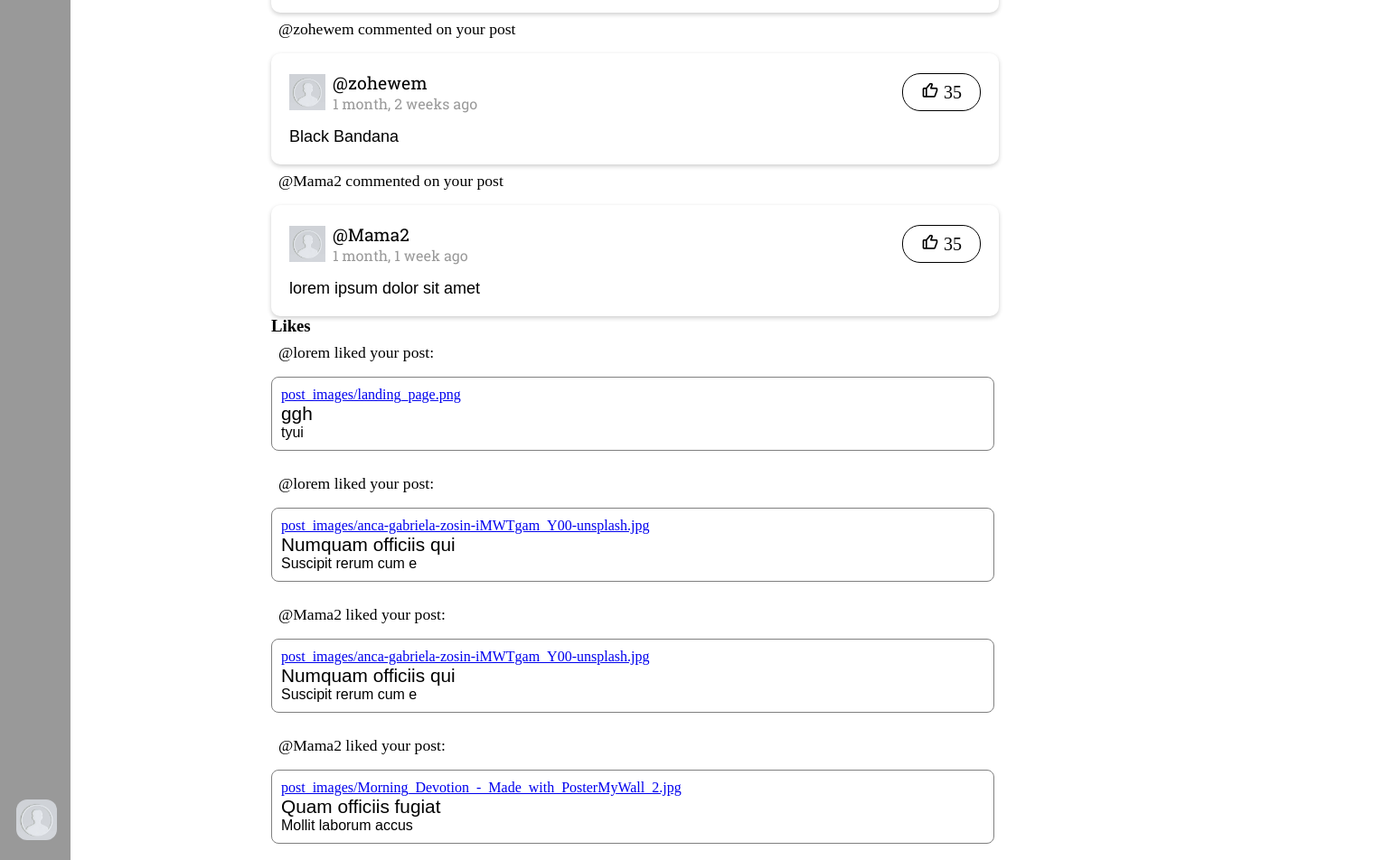
Before: /notification/ (signed in, lower part) with the older database file.
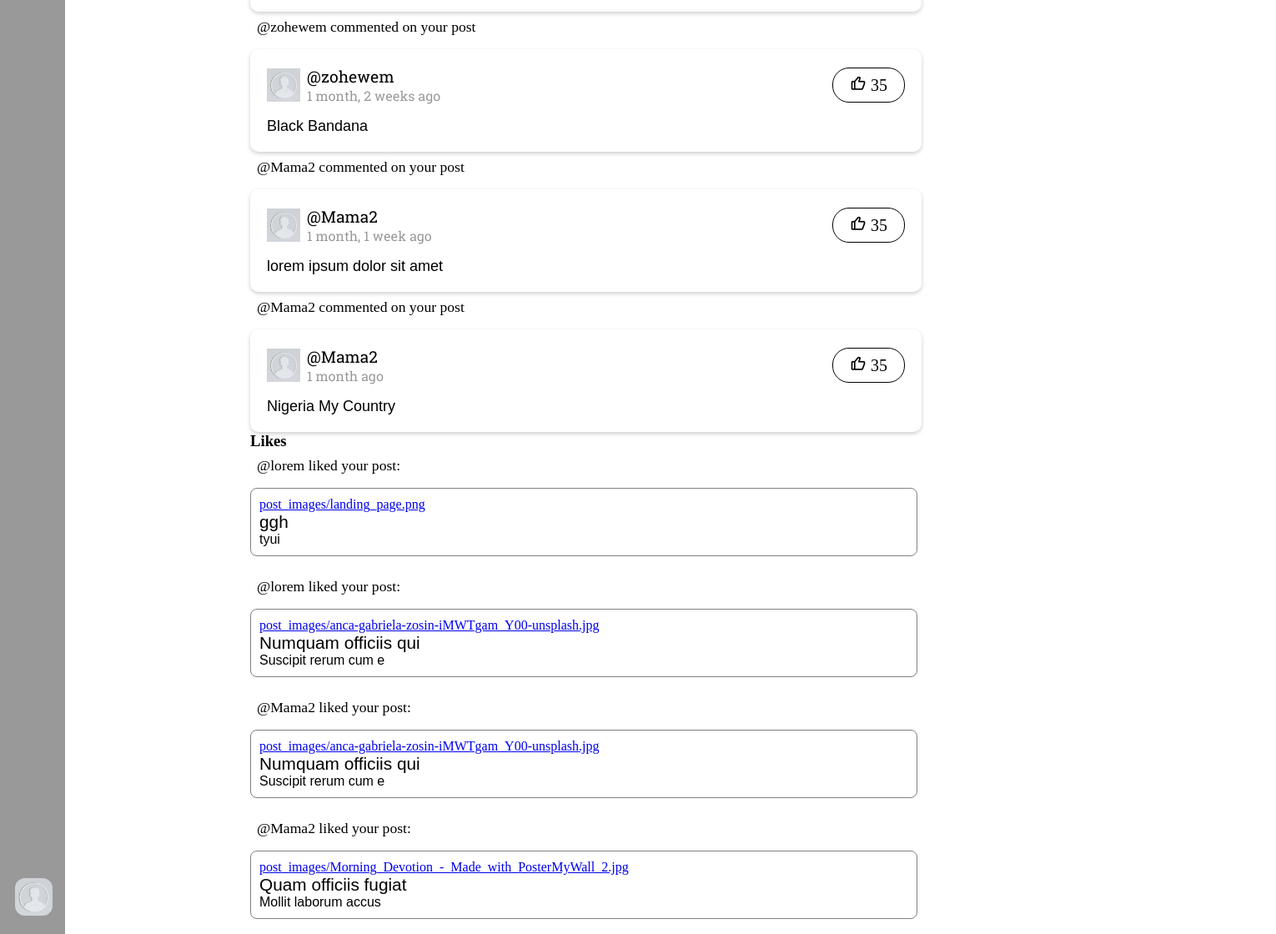
After: the same page with the newer database file.
### blog/models.py (models this page shows, shortened)
class Message(models.Model):
    muser = models.ForeignKey(Profile, on_delete= models.SET_NULL, null= True)
    mpost = models.ForeignKey(Post, on_delete= models.SET_NULL, null= True)
    message_body = models.TextField()
    created = models.DateTimeField(default = datetime.now)

class Profile(models.Model):
    user = models.OneToOneField(User, on_delete=models.CASCADE)
    bio = models.TextField(null=True, blank=True)
    dob = models.DateField(null=True, blank=True)
    profile_img =  models.ImageField( upload_to='profile_images', default='default.jpg')
    location = models.CharField(null=True, blank=True, max_length=100)
    website = models.CharField(null=True, blank=True,max_length=100)
    about = models.TextField(null=True, blank=True)
    followers = models.ManyToManyField('self', symmetrical=False, related_name='following')
    userfol = models.ManyToManyField('self', symmetrical=False, related_name='userfollowing')
    def __str__(self):
        return self.user.username

class Like(models.Model):
    user = models.ForeignKey(Profile, on_delete=models.CASCADE)
    post = models.ForeignKey(Post, on_delete=models.CASCADE)
    created = models.DateTimeField(auto_now_add=True)

class Post(models.Model):
    id = models.UUIDField(primary_key = True, default = uuid.uuid4)
    user = models.ForeignKey(Profile, on_delete= models.SET_NULL, null= True)
    image = models.ImageField(upload_to='post_images', default=None, null=True, blank=True)
    topic = models.CharField(max_length=100, null = True, blank=True)
    caption = models.TextField()
    category = models.ManyToManyField(category, related_name='cats', blank=True)
    created = models.DateTimeField(default = datetime.now)

### blog/views.py (the view)
# urls.py: path('notification/', views.notification, name='notification'),
def notification(request):
    d_user = User.objects.get(username=request.user)
    c_user_profile = Profile.objects.get(user=d_user)
    followers_profiles = c_user_profile.userfol.all()
    posts_by_following = Post.objects.filter(user__in=followers_profiles)
    posts = c_user_profile.post_set.all()
    posts_by_user = c_user_profile.post_set.all()
    all_comments = []
    all_likes = []
    for post in posts_by_user:
        comments = Message.objects.filter(mpost=post)
        likes = Like.objects.filter(post=post)
        all_likes.extend(likes)
        all_comments.extend(comments)
    context = {
        'c_user_profile':c_user_profile,
        'post':posts_by_following,
        'post_messages':all_comments,
        'post_likes':all_likes,
    }
    return render(request, 'notifications.html', context)

### templates/notifications.html (shortened to what this page needs)
{% extends "base.html" %} {% load static %}  {% block content %}
  {% if post %}
  <div class="categories"> {% include 'post_listing.html' %} </div>
  {% endif %}
<div id="replies" class="tabcontent">
  {% if post_messages %}
  {% for m in post_messages %}
  <p class="owner">@{{m.muser}} commented on your post</p>
  <div
    class="comment"
    style="
      display: flex;
      flex-direction: column;
      gap: 1rem;
      box-shadow: 0 2px 5px 0 rgba(0, 0, 0, 0.2);
      border-radius: 10px;
      padding: 20px;
    "
  >
    <div
      class="header"
      style="display: flex; align-items: center; justify-content: space-between"
    >
      <a
        style="
          display: flex;
          align-items: center;
          gap: 0.5rem;
          text-decoration: none;
          color: black;
        "
        href="/profile/{{message.muser}}"
      >
        <div style="width: 40px; height: 40px; overflow: hidden">
          <img style="width: 100%" src="{{m.muser.profile_img.url}}" alt="" />
        </div>
        <div>
          <p style="font-size: 1.2rem; font-family: rs">@{{m.muser}}</p>
          <p style="font-family: rs; font-size: 1rem; color: #999">
            {{m.created | timesince }} ago
          </p>
        </div>
      </a>
      <div style="padding: 8px 20px; border: 1px solid; border-radius: 20px">
        <a style="text-decoration: none; color: black; font-size: 20px" href=""
          ><i class="bx bx-like"></i> 35</a
        >
      </div>
    </div>
    <div style="font-size: 18px; font-family: sans-serif">{{m.message_body}}</div>
  </div>
  {% endfor %}
  {% endif %}
</div>
<div id="likes" class="tabcontent">
  <h3>Likes</h3>
  <div class="div3">
    {% if post_likes %}
    {% for liked_post in post_likes %}
    <p class="owner">@{{ liked_post.user }} liked your post:</p>
    <div style="font-family: sans-serif; border: 1px solid gray; border-radius: 8px; padding: 10px; width: 800px;">
      <a href="/post_details/{{ liked_post.post.id }}" style="font-family: cursive;">{{ liked_post.post.image }}</a>
        <p style="font-size: 1.3rem;">{{ liked_post.post.topic }}</p>
        <p>{{ liked_post.post.caption }}</p>
    </div>
    <br>
{% endfor %}
    {% endif %}
  </div>
</div>
{% endblock %}

Changed rows visible on the page:
added Message: muser "Mama2", muser.profile_img (placeholder picture), created "1 month", message_body "Nigeria My Country"
